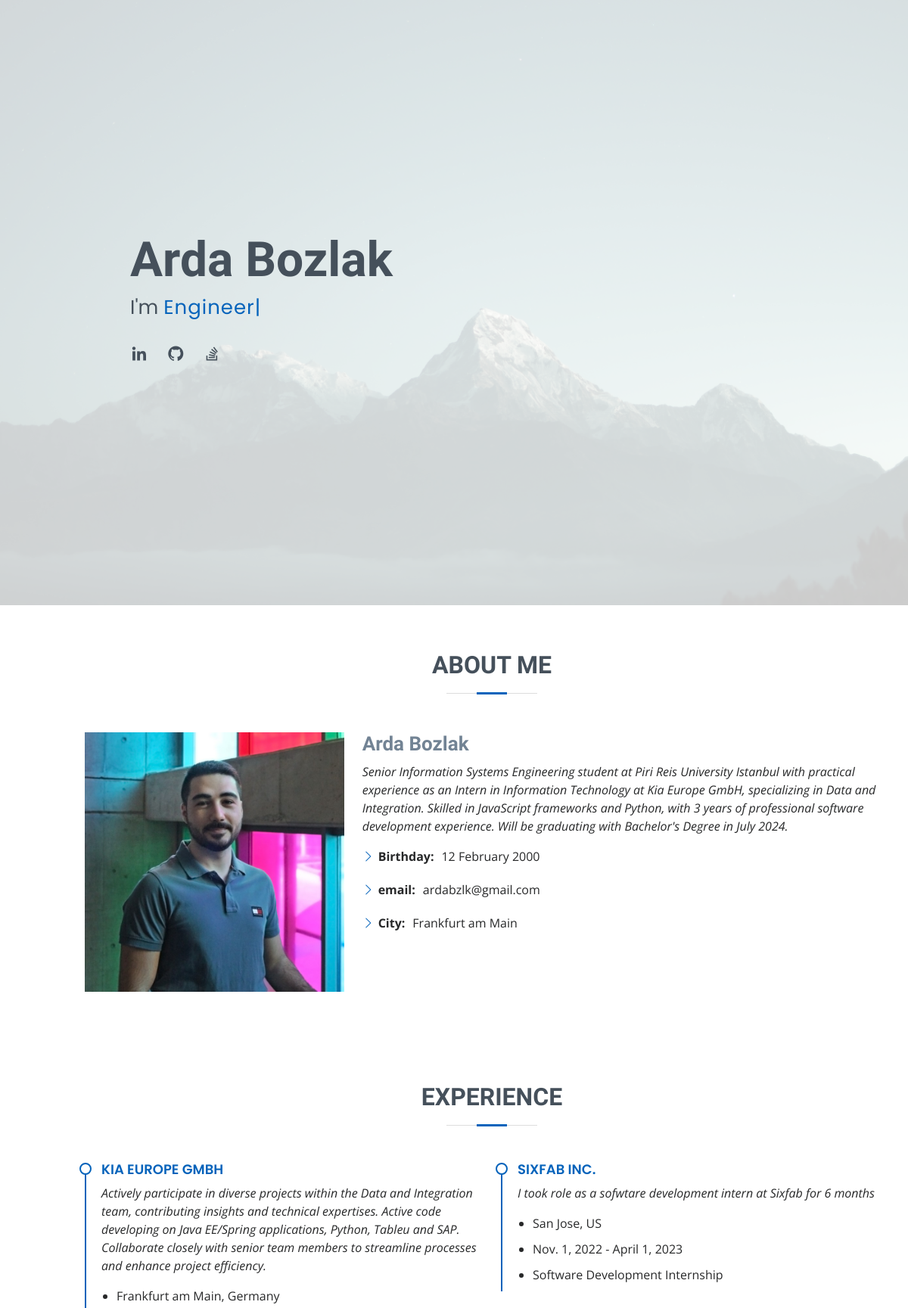
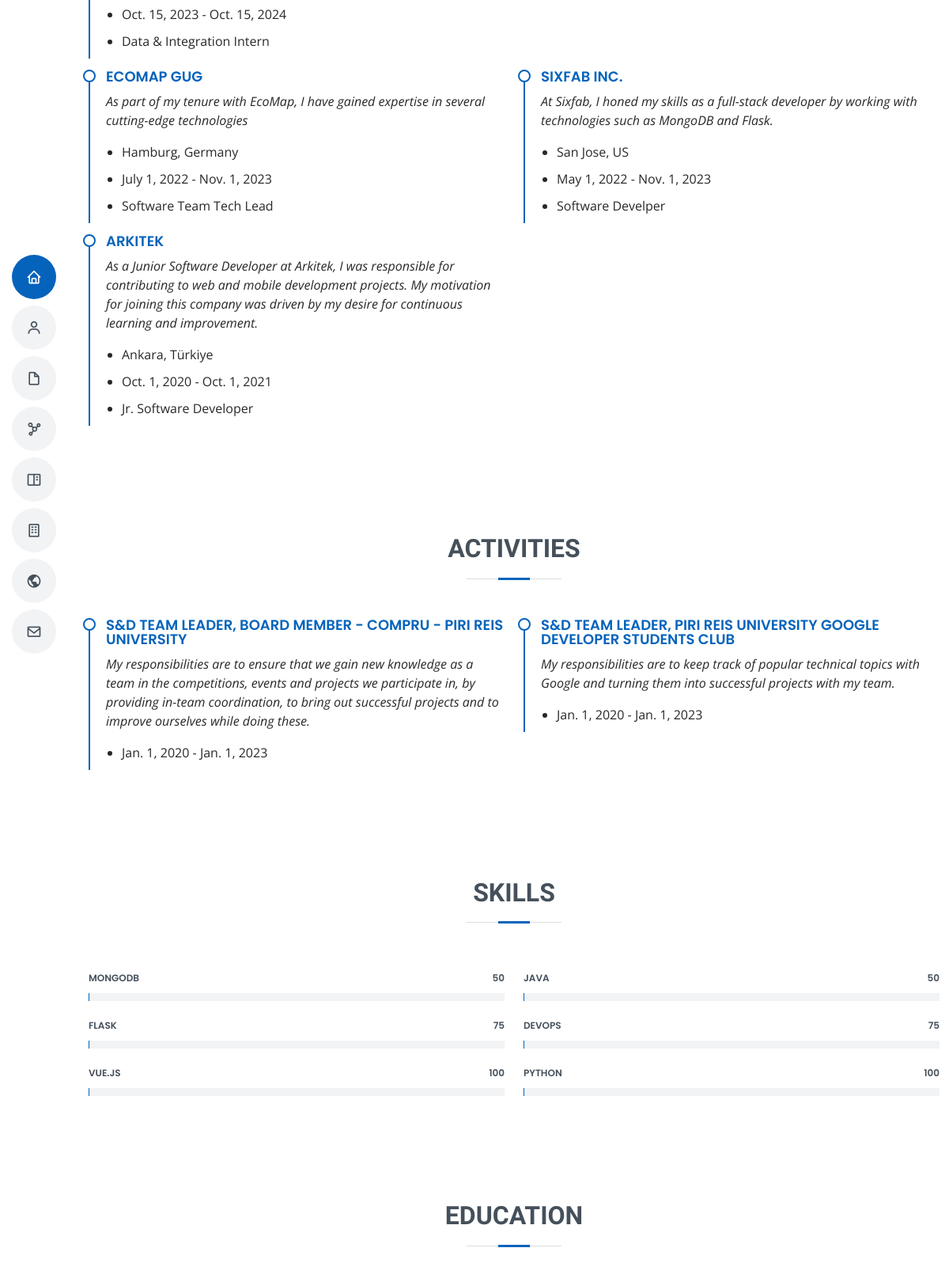
The page / (upper part) on the database its author committed (2 pictures, top to bottom).
### core/models.py (models this page shows, shortened)
class AbstractModel(models.Model):
    updated_date = models.DateTimeField(
        blank=True,
        auto_now=True,
        verbose_name="Updated Date"
    )
    created_date = models.DateTimeField(
        blank=True,
        auto_now_add=True,
        verbose_name="Created Date"
    )
    class Meta:
        abstract = True

class GeneralSetting(AbstractModel):
    name = models.CharField(
        default='',
        max_length=254,
        blank=True,
        verbose_name="Name Test",
        help_text='This is the variable of the setting.'
    )
    description = models.CharField(
        default='',
        max_length=254,
        blank=True,
        verbose_name="Description"
    )
    parameter = models.CharField(
        default='',
        max_length=512,
        blank=True,
        verbose_name="Parameter"
    )
    class Meta:
        app_label = 'core'
        verbose_name = 'General Setting'
        verbose_name_plural = 'General Settings'
        ordering = ('name',)

class SocialMedia(AbstractModel):
    name = models.CharField(
        default='',
        max_length=254,
        blank=True,
        verbose_name="Name Test",
        help_text='This is the variable of the setting.'
    )
    link = models.URLField(
        default='',
        max_length=254,
        blank=True,
        verbose_name="Link"
    )
    classText = models.CharField(
        default='',
        max_length=254,
        blank=True,
        verbose_name="Class Text"
    )
    class Meta:
        verbose_name = 'Social Media'
        verbose_name_plural = 'Social Medias'
        ordering = ('name',)

class Experience(AbstractModel):
    company_name = models.CharField(
        default='',
        max_length=254,
        blank=True,
        verbose_name="Company Name",
    )
    job_description = models.TextField(
        default='',
        blank=True,
        verbose_name="Job Description",
    )
    job_title = models.CharField(
        default='',
        max_length=254,
        blank=True,
        verbose_name="Job Title",
    )
    job_location = models.CharField(
        default='',
        max_length=254,
        blank=True,
        verbose_name="Job Location",
    )
    start_date = models.DateField(
        verbose_name="Start Date",
    )
    end_date = models.DateField(
        default=None,
        null=True,
        blank=True,
        verbose_name="End Date",
    )
    class Meta:
        verbose_name = 'Experience'
        verbose_name_plural = 'Experiences'
        ordering = ('-start_date',)

class Activity(AbstractModel):
    name = models.CharField(
        default='',
        max_length=254,
        blank=True,
        verbose_name="Name Test",
        help_text='This is the variable of the setting.'
    )
    description = models.TextField(
        default='',
        blank=True,
        verbose_name="Description",
    )
    start_date = models.DateField(
        verbose_name="Start Date",
    )
    end_date = models.DateField(
        default=None,
        null=True,
        blank=True,
        verbose_name="End Date",
    )
    class Meta:
        verbose_name = 'Activity'
        verbose_name_plural = 'Activities'
        ordering = ('-start_date',)

class Skill(AbstractModel):
    name = models.CharField(
        default='',
        max_length=254,
        blank=True,
        verbose_name="Name Test",
        help_text='This is the variable of the setting.'
    )
    percentage = models.IntegerField(
        default=50,
        verbose_name="Percentage",
        validators=[MinValueValidator(0), MaxValueValidator(100)]
    )
    class Meta:
        verbose_name = 'Skill'
        verbose_name_plural = 'Skills'
        ordering = ('percentage',)

### core/views.py (the view)
# urls.py: path('', index, name='index,'),
def index(request):
    name = GeneralSetting.objects.get(name='name').parameter
    title = GeneralSetting.objects.get(name='title').parameter
    aboutMeText = GeneralSetting.objects.get(name='aboutMe.text').parameter
    birthDate = GeneralSetting.objects.get(name='birthDate').parameter
    email = GeneralSetting.objects.get(name='email').parameter
    currentCity = GeneralSetting.objects.get(name='currentCity').parameter
    experiences = Experience.objects.all()
    skills = Skill.objects.all()
    socialMedia = SocialMedia.objects.all()
    languages = Language.objects.all()
    educations = Education.objects.all()
    activities = Activity.objects.all()
    context = {
        'title': title,
        'name': name,
        'aboutMeText': aboutMeText,
        'birthDate': birthDate,
        'email': email,
        'currentCity': currentCity,
        'experiences': experiences,
        'skills': skills,
        'socialMedia': socialMedia,
        'language': languages,
        'educations': educations,
        'activities': activities,
    }
    return render(request, 'index.html', context=context)

### templates/index.html (shortened to what this page needs)
<!DOCTYPE html>
<html lang="en">
<head>
  <link href="static/vendor/aos/aos.css" rel="stylesheet">
  <link href="static/vendor/bootstrap/css/bootstrap.min.css" rel="stylesheet">
  <link href="static/vendor/bootstrap-icons/bootstrap-icons.css" rel="stylesheet">
  <link href="static/vendor/boxicons/css/boxicons.min.css" rel="stylesheet">
  <link href="static/vendor/glightbox/css/glightbox.min.css" rel="stylesheet">
  <link href="static/vendor/swiper/swiper-bundle.min.css" rel="stylesheet">
  <link href="static/css/style.css" rel="stylesheet">
</head>
<body>
  <header id="header" class="d-flex flex-column justify-content-center">
    <nav id="navbar" class="navbar nav-menu">
      <ul>
        <li><a href="#hero" class="nav-link scrollto active"><i class="bx bx-home"></i> <span>Home</span></a></li>
        <li><a href="#about" class="nav-link scrollto"><i class="bx bx-user"></i> <span>About</span></a></li>
        <li><a href="#resume" class="nav-link scrollto"><i class="bx bx-file-blank"></i> <span>Resume</span></a></li>
        <li><a href="#activities" class="nav-link scrollto"><i class="bx bx-network-chart"></i> <span>Activities</span></a></li>
        <li><a href="#skills" class="nav-link scrollto"><i class="bx bx-book-content"></i> <span>Skills</span></a></li>
        <li><a href="#education" class="nav-link scrollto"><i class="bx bx-building"></i> <span>Education</span></a></li>
        <li><a href="#language" class="nav-link scrollto"><i class="bx bx-world"></i> <span>Language</span></a></li>
        <li><a href="#contact" class="nav-link scrollto"><i class="bx bx-envelope"></i> <span>Contact</span></a></li>
      </ul>
    </nav>
  </header>
  <section id="hero" class="d-flex flex-column justify-content-center">
    <div class="container" data-aos="zoom-in" data-aos-delay="100">
      <h1>{{ name }}</h1>
      <p>I'm <span class="typed" data-typed-items="Engineer, Developer"></span></p>
      <div class="social-links">
        {% for social in socialMedia %}
        <a href="{{social.link}}" class="{{social.classText}}"><i class="bx bxl-{{social.classText}}"></i></a>
        {% endfor %}
      </div>
    </div>
  </section>
  <main id="main">
    <section id="about" class="about">
      <div class="container" data-aos="fade-up">
        <div class="section-title">
          <h2>About Me</h2>
        </div>
        <div class="row">
          <div class="col-lg-4">
            <img src="static/img/profile.jpeg" class="img-fluid" alt="">
          </div>
          <div class="col-lg-8 pt-4 pt-lg-0 content">
            <h3>{{name}}</h3>
            <p class="fst-italic">
              {{aboutMeText}}
            </p>
            <div class="row">
              <div class="col-lg-6">
                <ul>
                  <li><i class="bi bi-chevron-right"></i> <strong>Birthday:</strong> <span>{{birthDate}}</span></li>
                  <li><i class="bi bi-chevron-right"></i> <strong>email:</strong> <span>{{email}}</span></li>
                  <li><i class="bi bi-chevron-right"></i> <strong>City:</strong> <span>{{currentCity}}</span></li>
                </ul>
              </div>
            </div>
          </div>
        </div>
      </div>
    </section>
    <section id="resume" class="resume">
      <div class="container" data-aos="fade-up">
        <div class="section-title">
          <h2>Experience</h2>
        </div>
        <div class="row">
          {% for experience in experiences %}
          <div class="col-lg-6">
            <div class="resume-item pb-0">
              <h4>{{experience.company_name}}</h4>
              <p><em> {{experience.job_description}} </em></p>
              <ul>
                <li>{{experience.job_location}}</li>
                <li>{{experience.start_date}} - {{experience.end_date}}</li>
                <li>{{experience.job_title}}</li>
              </ul>
            </div>
          </div>
          {% endfor %}
        </div>
      </div>
    </section>
    <section id="activities" class="resume">
      <div class="container" data-aos="fade-up">
        <div class="section-title">
          <h2>Activities</h2>
        </div>
        <div class="row">
          {% for activity in activities %}
          <div class="col-lg-6">
            <div class="resume-item">
              <h4>{{activity.name}}</h4>
              <p><em> {{activity.description}} </em></p>
              <ul>
                <li>{{activity.start_date}} - {{activity.end_date}}</li>
              </ul>
            </div>
          </div>
          {% endfor %}
        </div>
      </div>
    </section>
    <section id="skills" class="skills section-bg">
      <div class="container" data-aos="fade-up">
        <div class="section-title">
          <h2>Skills</h2>
        </div>
        <div class="row skills-content">
          {% for skill in skills %}
          <div class="col-lg-6">
            <div class="progress">
              <span class="skill">{{skill.name}} <i class="val">{{skill.percentage}}</i></span>
              <div class="progress-bar-wrap">
              </div>
            </div>
          </div>
          {% endfor %}
        </div>
      </div>
    </section>
    <section id="education" class="education">
      <div class="container" data-aos="fade-up">
        <div class="section-title">
          <h2>Education</h2>
        </div>
      </div>
  </main>
</body>
</html>

### templates/static/css/style.css (style rules this page uses)
body { font-family: "Open Sans", sans-serif; color: #272829; }
a { color: #0563bb; text-decoration: none; }
h1, h2, h3, h4, h5, h6 { font-family: "Raleway", sans-serif; }
#header { position: fixed; top: 0; left: 0; bottom: 0; z-index: 9997; transition: all 0.5s; padding: 15px; overflow-y: auto; }
@media (min-width: 991px) { #main { margin-left: 100px; } }
.nav-menu { padding: 0; display: block; }
.nav-menu * { margin: 0; padding: 0; list-style: none; }
.nav-menu>ul>li { position: relative; white-space: nowrap; }
.nav-menu a, .nav-menu a:focus { display: flex; align-items: center; color: #45505b; padding: 10px 18px; margin-bottom: 8px; transition: 0.3s; font-size: 15px; border-radius: 50px; background: #f2f3f5; height: 56px; width: 100%; overflow: hidden; transition: 0.3s; }
.nav-menu a i, .nav-menu a:focus i { font-size: 20px; }
@media (min-width: 992px) { .nav-menu a, .nav-menu a:focus { width: 56px; } }
.nav-menu a:hover, .nav-menu .active, .nav-menu .active:focus, .nav-menu li:hover>a { color: #fff; background: #0563bb; }
#hero { width: 100%; height: 100vh; background: url("../img/hero-bg.jpg") top right no-repeat; background-size: cover; position: relative; }
@media (min-width: 992px) { #hero { padding-left: 160px; } }
#hero:before { content: ""; background: rgba(255, 255, 255, 0.8); position: absolute; bottom: 0; top: 0; left: 0; right: 0; }
#hero h1 { margin: 0; font-size: 64px; font-weight: 700; line-height: 56px; color: #45505b; }
#hero p { color: #45505b; margin: 15px 0 0 0; font-size: 26px; font-family: "Poppins", sans-serif; }
#hero p span { color: #0563bb; letter-spacing: 1px; }
#hero .social-links { margin-top: 30px; }
#hero .social-links a { font-size: 24px; display: inline-block; color: #45505b; line-height: 1; margin-right: 20px; transition: 0.3s; }
section { padding: 60px 0; overflow: hidden; }
.section-title { text-align: center; padding-bottom: 30px; }
.section-title h2 { font-size: 32px; font-weight: bold; text-transform: uppercase; margin-bottom: 20px; padding-bottom: 20px; position: relative; color: #45505b; }
.section-title h2::before { content: ""; position: absolute; display: block; width: 120px; height: 1px; background: #ddd; bottom: 1px; left: calc(50% - 60px); }
.section-title h2::after { content: ""; position: absolute; display: block; width: 40px; height: 3px; background: #0563bb; bottom: 0; left: calc(50% - 20px); }
.about .content h3 { font-weight: 700; font-size: 26px; color: #728394; }
.about .content ul { list-style: none; padding: 0; }
.about .content ul li { margin-bottom: 20px; display: flex; align-items: center; }
.about .content ul strong { margin-right: 10px; }
.about .content ul i { font-size: 16px; margin-right: 5px; color: #0563bb; line-height: 0; }
.skills .progress { height: 60px; display: block; background: none; border-radius: 0; }
.skills .progress .skill { padding: 10px 0; margin: 0; text-transform: uppercase; display: block; font-weight: 600; font-family: "Poppins", sans-serif; color: #45505b; }
.skills .progress .skill .val { float: right; font-style: normal; }
.skills .progress-bar-wrap { background: #f2f3f5; }
.resume .resume-item { padding: 0 0 20px 20px; margin-top: -2px; border-left: 2px solid #0563bb; position: relative; }
.resume .resume-item h4 { line-height: 18px; font-size: 18px; font-weight: 600; text-transform: uppercase; font-family: "Poppins", sans-serif; color: #0563bb; margin-bottom: 10px; }
.resume .resume-item ul { padding-left: 20px; }
.resume .resume-item ul li { padding-bottom: 10px; }
.resume .resume-item:last-child { padding-bottom: 0; }
.resume .resume-item::before { content: ""; position: absolute; width: 16px; height: 16px; border-radius: 50px; left: -9px; top: 0; background: #fff; border: 2px solid #0563bb; }

### rows shown on the page
GeneralSetting: parameter "Arda Bozlak"
GeneralSetting: parameter "Senior Information Systems Engineering student at Piri Reis University Istanbul with practical experience as an Intern in Information Technology at Kia Europe GmbH, specializing in Data and Integration. Skilled in JavaScript frameworks and Python, with 3 years of professional software development experience. Will be graduating with Bachelor's Degree in July 2024."
GeneralSetting: parameter "12 February 2000"
GeneralSetting: parameter "ardabzlk@gmail.com"
GeneralSetting: parameter "Frankfurt am Main"
Experience: company_name "KIA EUROPE GMBH", job_description "Actively participate in diverse projects within the Data and Integration team, contributing insights and technical expertises. Active code developing on Java EE/Spring applications, Python, Tableu and SAP. Collaborate closely with senior team members to streamline processes and enhance project efficiency.", job_location "Frankfurt am Main, Germany", start_date "Oct. 15, 2023", end_date "Oct. 15, 2024", job_title "Data & Integration Intern"
Experience: company_name "SIXFAB INC.", job_description "I took role as a sofwtare development intern at Sixfab for 6 months", job_location "San Jose, US", start_date "Nov. 1, 2022", end_date "April 1, 2023", job_title "Software Development Internship"
Experience: company_name "ECOMAP GUG", job_description "As part of my tenure with EcoMap, I have gained expertise in several cutting-edge technologies", job_location "Hamburg, Germany", start_date "July 1, 2022", end_date "Nov. 1, 2023", job_title "Software Team Tech Lead"
Experience: company_name "SIXFAB INC.", job_description "At Sixfab, I honed my skills as a full-stack developer by working with technologies such as MongoDB and Flask.", job_location "San Jose, US", start_date "May 1, 2022", end_date "Nov. 1, 2023", job_title "Software Develper"
Experience: company_name "ARKITEK", job_description "As a Junior Software Developer at Arkitek, I was responsible for contributing to web and mobile development projects. My motivation for joining this company was driven by my desire for continuous learning and improvement.", job_location "Ankara, Türkiye", start_date "Oct. 1, 2020", end_date "Oct. 1, 2021", job_title "Jr. Software Developer"
Activity: name "S&D TEAM LEADER, BOARD MEMBER - COMPRU - PIRI REIS UNIVERSITY", description "My responsibilities are to ensure that we gain new knowledge as a team in the competitions, events and projects we participate in, by providing in-team coordination, to bring out successful projects and to improve ourselves while doing these.", start_date "Jan. 1, 2020", end_date "Jan. 1, 2023"
Activity: name "S&D TEAM LEADER, PIRI REIS UNIVERSITY GOOGLE DEVELOPER STUDENTS CLUB", description "My responsibilities are to keep track of popular technical topics with Google and turning them into successful projects with my team.", start_date "Jan. 1, 2020", end_date "Jan. 1, 2023"
Skill: name "MONGODB", percentage "50"
Skill: name "JAVA", percentage "50"
Skill: name "FLASK", percentage "75"
Skill: name "DEVOPS", percentage "75"
Skill: name "VUE.JS", percentage "100"
Skill: name "PYTHON", percentage "100"
